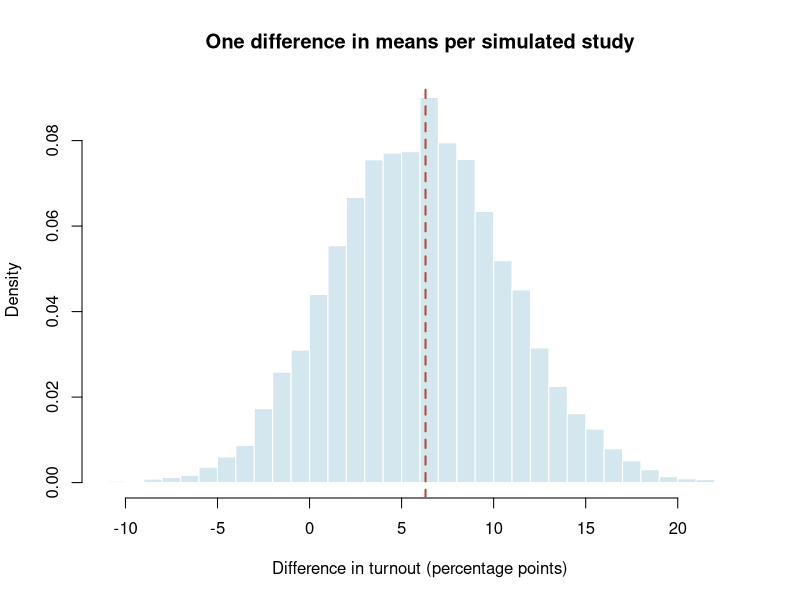
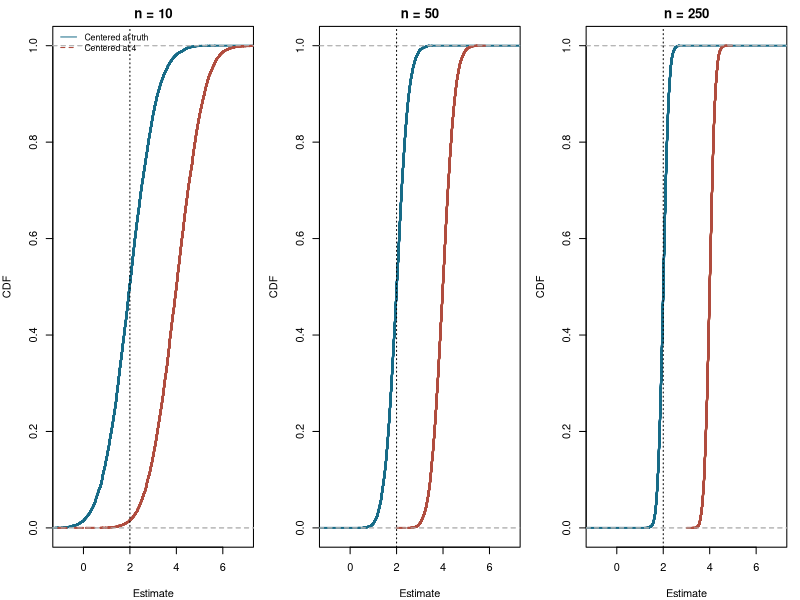
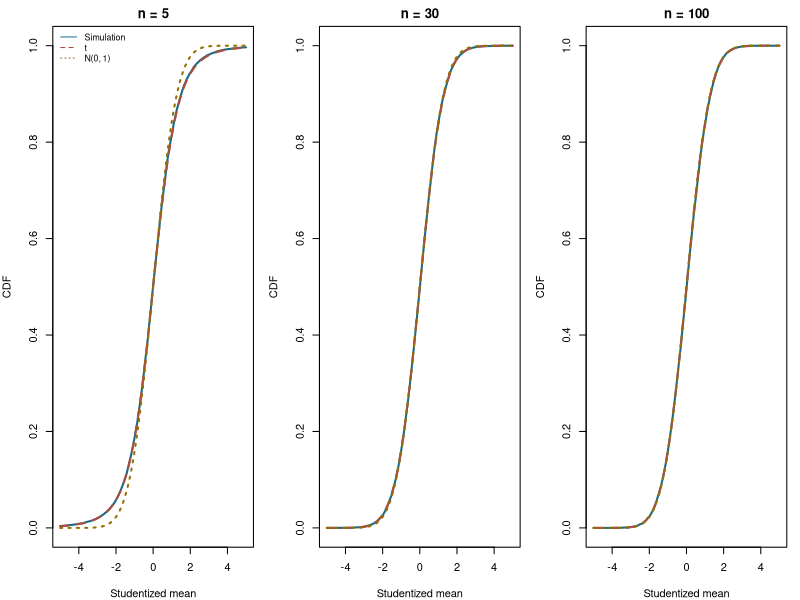
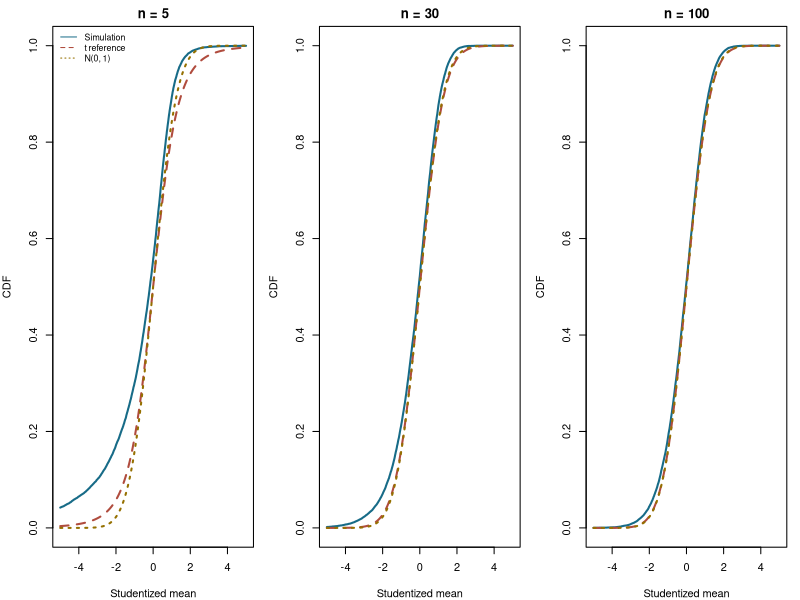

These charts were generated, in order, by the following R code:
## ---- chunk 1
#| label: demo-1-repeated-studies
set.seed(210071)
B <- 10000
n_per_group <- 200
p1 <- .378
p0 <- .315
truth <- p1 - p0
estimates <- replicate(B, {
  y1 <- rbinom(n_per_group, size = 1, prob = p1)
  y0 <- rbinom(n_per_group, size = 1, prob = p0)
  mean(y1) - mean(y0)
})
c(truth = truth,
  average_estimate = mean(estimates),
  bias = mean(estimates) - truth,
  sampling_sd = sd(estimates),
  theoretical_se = sqrt(p1 * (1 - p1) / n_per_group +
                         p0 * (1 - p0) / n_per_group),
  mse = mean((estimates - truth)^2),
  within_one_pp = mean(abs(estimates - truth) <= .01))
hist(100 * estimates, breaks = 30, freq = FALSE,
     col = "#D4E7EF", border = "white",
     xlab = "Difference in turnout (percentage points)",
     main = "One difference in means per simulated study")
abline(v = 100 * truth, col = "#B04C3E", lwd = 2, lty = 2)
## ---- chunk 2
#| label: demo-2-consistency
set.seed(210074)
B <- 10000
mu <- 5
sigma <- 2
sizes <- c(4, 16, 64)
results <- lapply(sizes, function(n) {
  estimates <- replicate(B, {
    x <- rnorm(n, mean = mu, sd = sigma)
    c(Mean = mean(x), First = x[1], Shifted_mean = mean(x) + 2)
  })
  data.frame(n = n, estimator = rownames(estimates),
             average = rowMeans(estimates),
             sampling_sd = apply(estimates, 1, sd),
             bias = rowMeans(estimates) - mu,
             mse = rowMeans((estimates - mu)^2),
             within_one = rowMeans(abs(estimates - mu) <= 1),
             row.names = NULL)
})
do.call(rbind, results)
## ---- chunk 3
#| label: demo-3-potential-outcomes
y0 <- c(10, 20, 15, 25)
y1 <- c(15, 22, 21, 25)
truth <- mean(y1 - y0)
diff_means <- function(y, D) mean(y[D == 1]) - mean(y[D == 0])
D <- as.integer((1:4) %in% c(1, 3))
y <- ifelse(D == 1, y1, y0)
data.frame(unit = 1:4, y0, y1, effect = y1 - y0, D, observed = y)
c(ATE = truth, this_estimate = diff_means(y, D))

# Each COLUMN is one possible treated pair. All six are equally likely.
assignments <- combn(1:4, 2)
assignments
estimates <- apply(assignments, 2, function(treated) {
  D <- as.integer((1:4) %in% treated)
  y <- ifelse(D == 1, y1, y0)
  diff_means(y, D)
})
data.frame(treated = apply(assignments, 2, paste, collapse = ", "), estimates)
c(exact_expectation = mean(estimates), truth = truth,
  exact_bias = mean(estimates) - truth)

# Now the original pair ALWAYS selects treatment: no averaging over assignments.
selected_difference <- diff_means(y, D)
ATT <- mean((y1 - y0)[D == 1])
baseline_selection <- mean(y0[D == 1]) - mean(y0[D == 0])
c(observed_comparison = selected_difference,
  ATT = ATT, baseline_selection = baseline_selection,
  ATT_plus_selection = ATT + baseline_selection,
  ATE = truth, gap_from_ATE = selected_difference - truth)
## ---- chunk 4
#| label: demo-4-cdf-and-summaries
set.seed(210076)
B <- 10000
truth <- 2
sizes <- c(10, 50, 250)
summary_rows <- list()
old <- par(mfrow = c(1, 3), mar = c(4, 4, 2, 1))
for (j in seq_along(sizes)) {
  n <- sizes[j]
  accurate <- rnorm(B, mean = truth, sd = 3 / sqrt(n))
  shifted <- rnorm(B, mean = truth + 2, sd = 3 / sqrt(n))
  plot(ecdf(accurate), do.points = FALSE, verticals = TRUE,
       col = "#176B87", lwd = 2, xlim = c(-1, 7),
       main = paste("n =", n), xlab = "Estimate", ylab = "CDF")
  lines(ecdf(shifted), do.points = FALSE, verticals = TRUE,
        col = "#B04C3E", lwd = 2, lty = 2)
  abline(v = truth, lty = 3)
  if (j == 1) legend("topleft", c("Centered at truth", "Centered at 4"),
                     col = c("#176B87", "#B04C3E"), lty = 1:2, bty = "n", cex = .8)
  for (design in c("accurate", "shifted")) {
    estimates <- if (design == "accurate") accurate else shifted
    summary_rows[[length(summary_rows) + 1]] <- data.frame(
      n = n, design = design, mean = mean(estimates),
      bias = mean(estimates) - truth,
      sampling_sd = sd(estimates),
      mse = mean((estimates - truth)^2),
      within_one = mean(abs(estimates - truth) <= 1),
      mcse_of_simulated_mean = sd(estimates) / sqrt(B))
  }
}
par(old)
do.call(rbind, summary_rows)
## ---- chunk 5
#| label: demo-5-variance
set.seed(210075)
B <- 10000
sigma <- 2
results <- lapply(c(5, 30, 100), function(n) {
  estimates <- replicate(B, {
    x <- rnorm(n, mean = 5, sd = sigma)
    c(divide_by_n = mean((x - mean(x))^2),
      divide_by_n_minus_1 = var(x))
  })
  data.frame(n = n, estimator = rownames(estimates),
             truth = sigma^2,
             expected = c((n - 1) / n * sigma^2, sigma^2),
             simulated_average = rowMeans(estimates),
             sampling_sd = apply(estimates, 1, sd), row.names = NULL)
})
do.call(rbind, results)
## ---- chunk 6
#| label: demo-6-normal-t
set.seed(210072)
B <- 20000
mu <- 5
sigma <- 5
sizes <- c(5, 30, 100)
t_values <- lapply(sizes, function(n) replicate(B, {
  x <- rnorm(n, mean = mu, sd = sigma)
  (mean(x) - mu) / (sd(x) / sqrt(n))
}))
grid <- seq(-5, 5, length.out = 1000)
old <- par(mfrow = c(1, 3), mar = c(4, 4, 2, 1))
for (j in seq_along(sizes)) {
  n <- sizes[j]
  plot(grid, ecdf(t_values[[j]])(grid), type = "l", lwd = 2,
       col = "#176B87", ylim = c(0, 1), xlab = "Studentized mean",
       ylab = "CDF", main = paste("n =", n))
  lines(grid, pt(grid, df = n - 1), col = "#B04C3E", lwd = 2, lty = 2)
  lines(grid, pnorm(grid), col = "#957000", lwd = 2, lty = 3)
  if (j == 1) legend("topleft", c("Simulation", "t", "N(0, 1)"),
                     col = c("#176B87", "#B04C3E", "#957000"),
                     lty = 1:3, bty = "n", cex = .8)
}
par(old)
data.frame(n = sizes,
           left_sim = sapply(t_values, function(z) mean(z < -2)),
           right_sim = sapply(t_values, function(z) mean(z > 2)),
           each_t_tail = pt(-2, df = sizes - 1),
           each_Normal_tail = pnorm(-2))
## ---- chunk 7
#| label: demo-7-exponential-t
set.seed(210073)
B <- 20000
mu <- 5
sizes <- c(5, 30, 100)
t_values <- lapply(sizes, function(n) replicate(B, {
  x <- rexp(n, rate = 1 / mu)
  (mean(x) - mu) / (sd(x) / sqrt(n))
}))
grid <- seq(-5, 5, length.out = 1000)
old <- par(mfrow = c(1, 3), mar = c(4, 4, 2, 1))
for (j in seq_along(sizes)) {
  n <- sizes[j]
  plot(grid, ecdf(t_values[[j]])(grid), type = "l", lwd = 2,
       col = "#176B87", ylim = c(0, 1), xlab = "Studentized mean",
       ylab = "CDF", main = paste("n =", n))
  lines(grid, pt(grid, df = n - 1), col = "#B04C3E", lwd = 2, lty = 2)
  lines(grid, pnorm(grid), col = "#957000", lwd = 2, lty = 3)
  if (j == 1) legend("topleft", c("Simulation", "t reference", "N(0, 1)"),
                     col = c("#176B87", "#B04C3E", "#957000"),
                     lty = 1:3, bty = "n", cex = .8)
}
par(old)
data.frame(n = sizes,
           left_sim = sapply(t_values, function(z) mean(z < -2)),
           right_sim = sapply(t_values, function(z) mean(z > 2)),
           each_t_tail = pt(-2, df = sizes - 1),
           each_Normal_tail = pnorm(-2))
